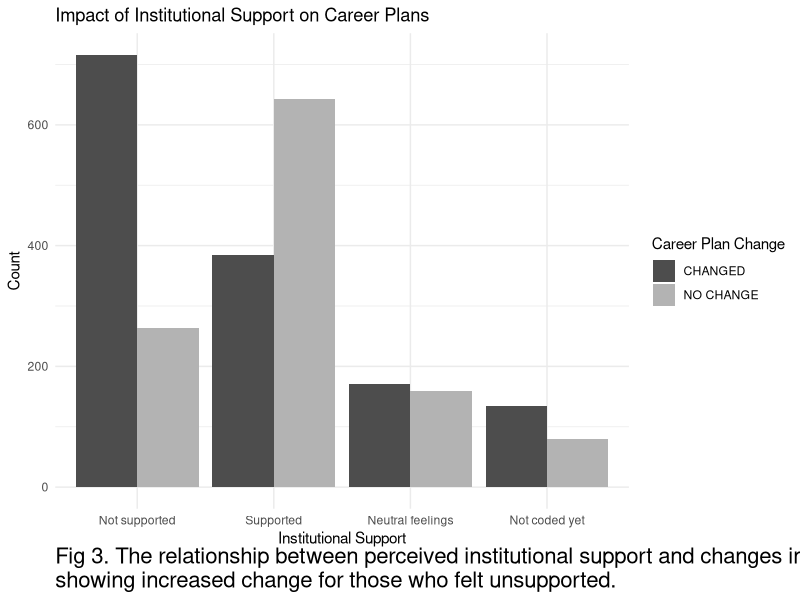
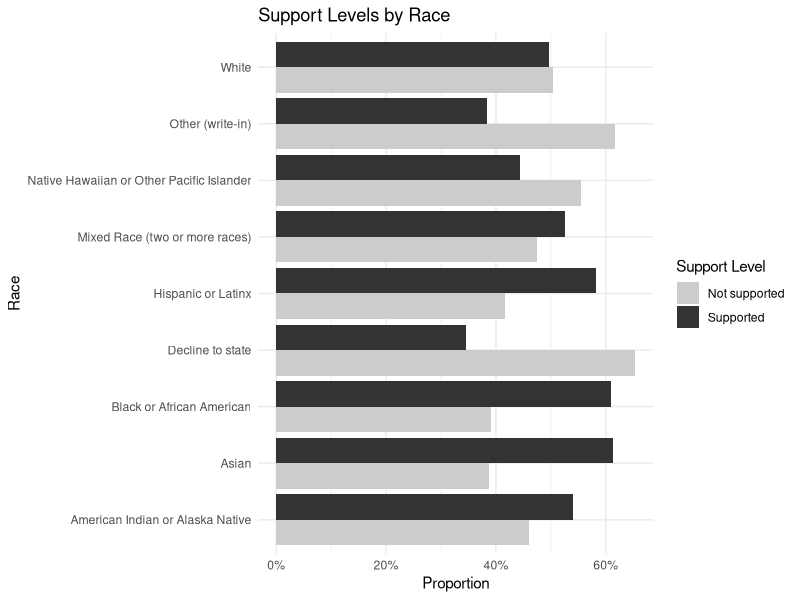
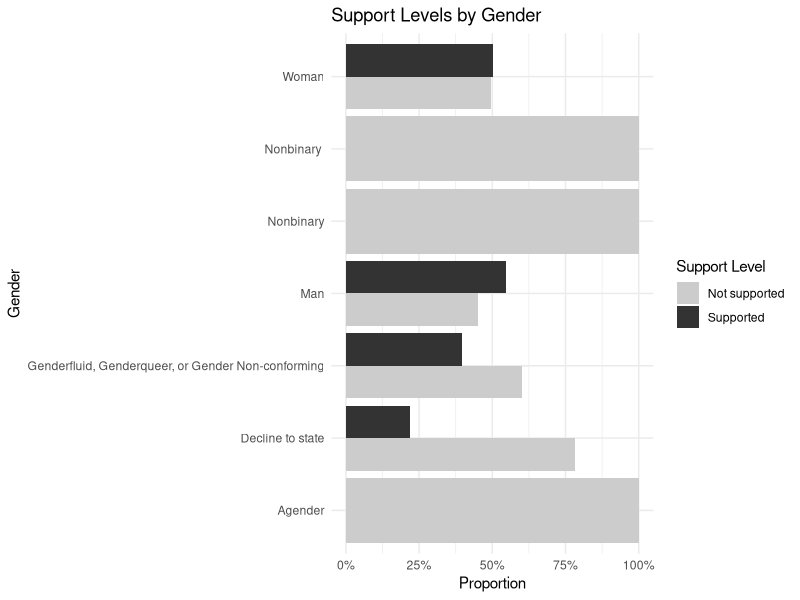
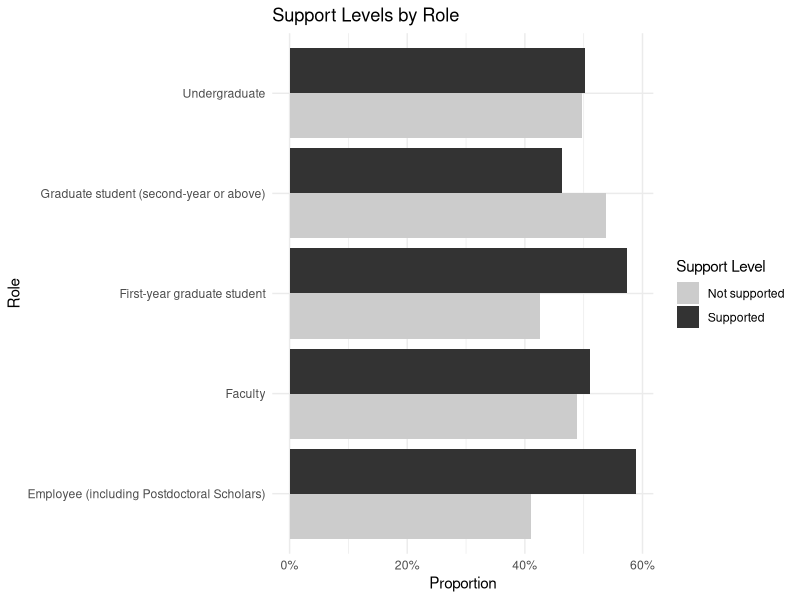
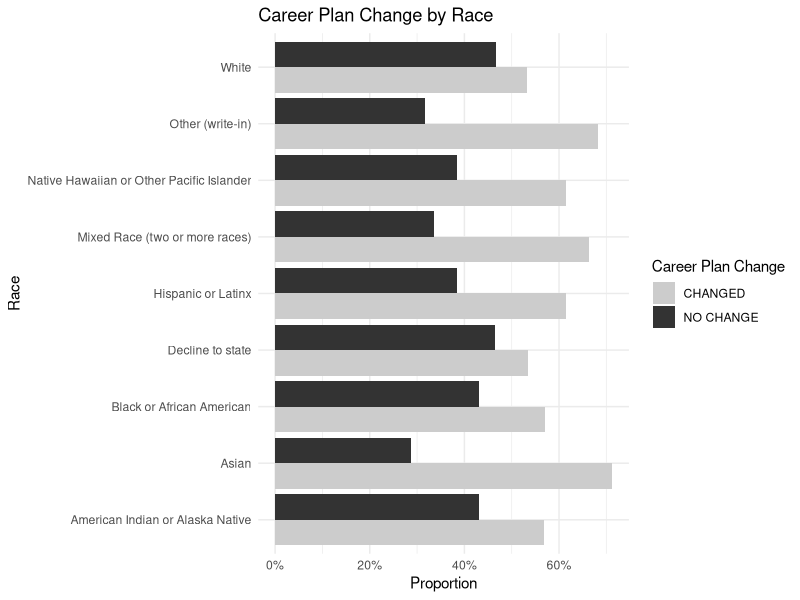
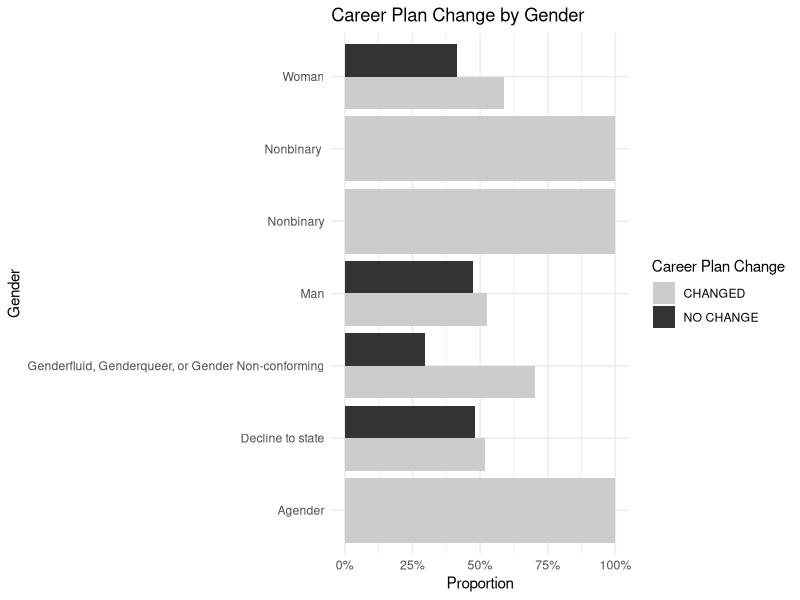
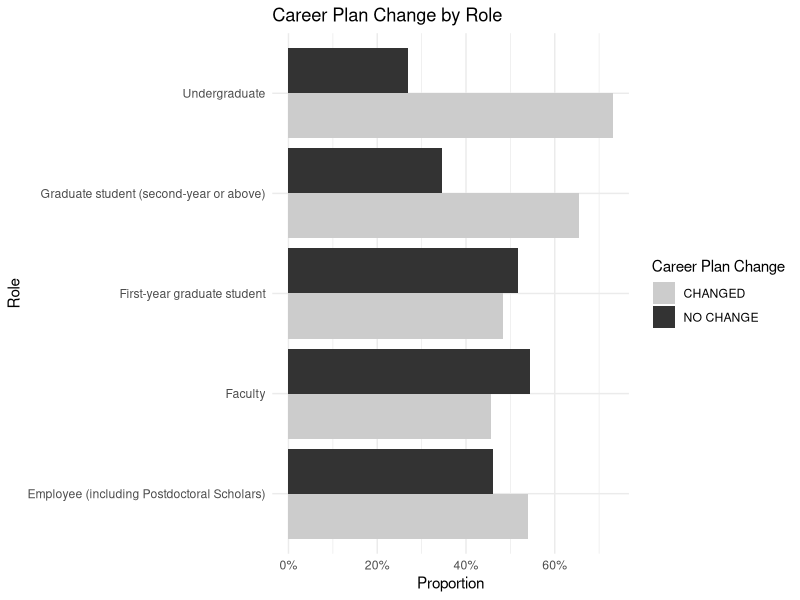
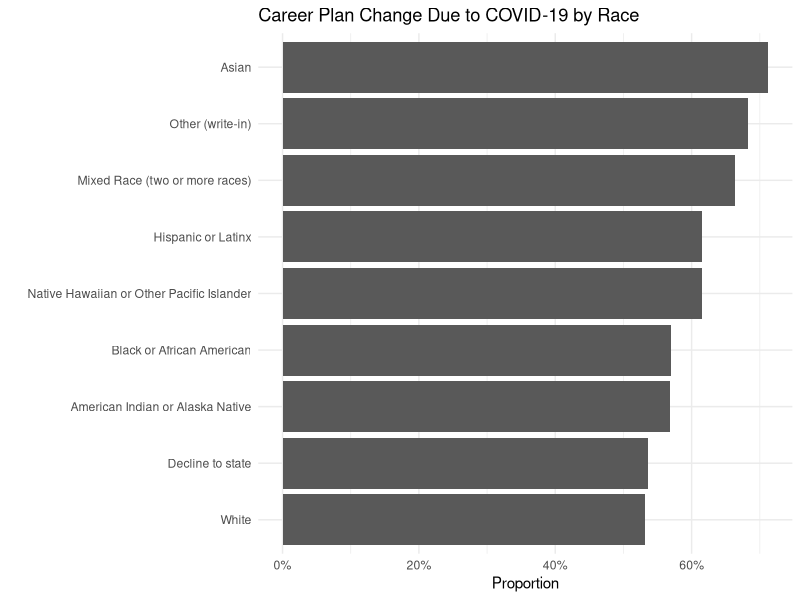

Write R code to recreate these figures, in order.
## ---- chunk 1
library(tidyverse)
data <- read.csv("data_all.csv", skip = 1)
## ---- chunk 2
df_supported <- data %>% 
  rename(Supported = Did.you.feel.supported.from.your.institution..department..team..etc...,
         Changed = How.has.COVID.19.changed.and.or.altered.your.academic.or.professional.plans...Some.examples..programs.you.will.apply.to..jobs.you.will.apply.to..interest.level.in.certain.career.paths.) %>% 
  select(Supported, Changed)

df_supported <- df_supported %>%
  mutate(Supported = case_when(
    Supported %in% c("Supported", "supported") ~ "Supported",
    Supported %in% c("Not supported", "Not Supported", "not supported") ~ "Not supported",
    Supported %in% c("Neutral feelings", "Neutral feellings", "neutral feelings") ~ "Neutral feelings",
    Supported == "" ~ "Not coded yet",
    TRUE ~ Supported
  ))


head(df_supported)
## ---- chunk 3
summarized_df <- df_supported %>%
  group_by(Supported, Changed) %>%
  summarise(Count = n()) %>%
  ungroup()

summarized_df <- summarized_df %>%
  arrange(desc(Count)) %>%
  mutate(Supported = factor(Supported, levels = unique(Supported)))

ggplot(summarized_df, aes(x = Supported, y = Count, fill = Changed)) +
  geom_bar(stat = "identity", position = "dodge") +
  labs(title = "Impact of Institutional Support on Career Plans",
       x = "Institutional Support",
       y = "Count",
       fill = "Career Plan Change",
       caption = "Fig 3. The relationship between perceived institutional support and changes in academic or professional plans due to COVID-19,\nshowing increased change for those who felt unsupported.") +
  scale_fill_manual(values = c("NO CHANGE" = "grey70", "CHANGED" = "grey30")) +
  theme_minimal() +
  theme(plot.caption = element_text(hjust = 0, margin = margin(t = 0, r = 0, b = 0, l = 0), size = 16))
## ---- chunk 4
df_supported <- data %>% 
  rename(Supported = Did.you.feel.supported.from.your.institution..department..team..etc...,
         Race = What.is.your.race.and.or.ethnicity..Check.all.that.apply....Selected.Choice,
         Gender = How.would.you.describe.yourself...Mark.one.answer....Selected.Choice
         ) %>% 
  select(Race, Gender, Role, Supported)

df_supported <- df_supported %>%
  mutate(Supported = case_when(
    Supported %in% c("Supported", "supported") ~ "Supported",
    Supported %in% c("Not supported", "Not Supported", "not supported") ~ "Not supported",
    Supported %in% c("Neutral feelings", "Neutral feellings", "neutral feelings") ~ "Neutral feelings",
    Supported == "" ~ "Not coded yet",
    TRUE ~ Supported
  ))

df_supported <- df_supported %>%
  filter(Supported %in% c("Supported", "Not supported"))
df_supported <- df_supported %>%
  separate_rows(Race, sep = ",\\s*")
## ---- chunk 5
df_race <- df_supported %>%
  group_by(Race, Supported) %>%
  summarise(count = n()) %>%
  mutate(proportion = count / sum(count))

ggplot(df_race, aes(x = Race, y = proportion, fill = Supported)) +
  geom_bar(stat = "identity", position = "dodge") +
  scale_y_continuous(labels = scales::percent_format()) +
  scale_fill_grey(start = 0.8, end = 0.2) +
  labs(title = "Support Levels by Race",
       x = "Race",
       y = "Proportion",
       fill = "Support Level") +
  theme_minimal() +
  coord_flip()

df_gender <- df_supported %>%
  group_by(Gender, Supported) %>%
  summarise(count = n()) %>%
  mutate(proportion = count / sum(count))

ggplot(df_gender, aes(x = Gender, y = proportion, fill = Supported)) +
  geom_bar(stat = "identity", position = "dodge") +
  scale_y_continuous(labels = scales::percent_format()) +
  scale_fill_grey(start = 0.8, end = 0.2) +
  labs(title = "Support Levels by Gender",
       x = "Gender",
       y = "Proportion",
       fill = "Support Level") +
  theme_minimal() +
  coord_flip()

df_role <- df_supported %>%
  group_by(Role, Supported) %>%
  summarise(count = n()) %>%
  mutate(proportion = count / sum(count))

ggplot(df_role, aes(x = Role, y = proportion, fill = Supported)) +
  geom_bar(stat = "identity", position = "dodge") +
  scale_y_continuous(labels = scales::percent_format()) +
  scale_fill_grey(start = 0.8, end = 0.2) +
  labs(title = "Support Levels by Role",
       x = "Role",
       y = "Proportion",
       fill = "Support Level") +
  theme_minimal() +
  coord_flip()
## ---- chunk 6
df_supported <- data %>% 
  rename(Changed = How.has.COVID.19.changed.and.or.altered.your.academic.or.professional.plans...Some.examples..programs.you.will.apply.to..jobs.you.will.apply.to..interest.level.in.certain.career.paths.,
         Race = What.is.your.race.and.or.ethnicity..Check.all.that.apply....Selected.Choice,
         Gender = How.would.you.describe.yourself...Mark.one.answer....Selected.Choice
         ) %>% 
  select(Race, Gender, Role, Changed)

df_supported <- df_supported %>%
  separate_rows(Race, sep = ",\\s*")
## ---- chunk 7
df_race <- df_supported %>%
  group_by(Race, Changed) %>%
  summarise(count = n()) %>%
  mutate(proportion = count / sum(count))

ggplot(df_race, aes(x = Race, y = proportion, fill = Changed)) +
  geom_bar(stat = "identity", position = "dodge") +
  scale_y_continuous(labels = scales::percent_format()) +
  scale_fill_grey(start = 0.8, end = 0.2) +
  labs(title = "Career Plan Change by Race",
       x = "Race",
       y = "Proportion",
       fill = "Career Plan Change") +
  theme_minimal() +
  coord_flip()

df_gender <- df_supported %>%
  group_by(Gender, Changed) %>%
  summarise(count = n()) %>%
  mutate(proportion = count / sum(count))

ggplot(df_gender, aes(x = Gender, y = proportion, fill = Changed)) +
  geom_bar(stat = "identity", position = "dodge") +
  scale_y_continuous(labels = scales::percent_format()) +
  scale_fill_grey(start = 0.8, end = 0.2) +
  labs(title = "Career Plan Change by Gender",
       x = "Gender",
       y = "Proportion",
       fill = "Career Plan Change") +
  theme_minimal() +
  coord_flip()

df_role <- df_supported %>%
  group_by(Role, Changed) %>%
  summarise(count = n()) %>%
  mutate(proportion = count / sum(count))

ggplot(df_role, aes(x = Role, y = proportion, fill = Changed)) +
  geom_bar(stat = "identity", position = "dodge") +
  scale_y_continuous(labels = scales::percent_format()) +
  scale_fill_grey(start = 0.8, end = 0.2) +
  labs(title = "Career Plan Change by Role",
       x = "Role",
       y = "Proportion",
       fill = "Career Plan Change") +
  theme_minimal() +
  coord_flip()
## ---- chunk 8
df_race <- df_supported %>%
  group_by(Race, Changed) %>%
  summarise(count = n()) %>%
  mutate(proportion = count / sum(count)) %>% 
  filter(Changed == "CHANGED")%>%
  arrange(-desc(proportion))

df_race$Race <- factor(df_race$Race, levels = df_race$Race)

ggplot(df_race, aes(x = Race, y = proportion)) +
  geom_bar(stat = "identity") +
  scale_y_continuous(labels = scales::percent_format()) +
  scale_fill_grey(start = 0.8, end = 0.2) +
  labs(title = "Career Plan Change Due to COVID-19 by Race",
       x = "",
       y = "Proportion") +
  theme_minimal() +
  coord_flip()


df_gender <- df_supported %>%
  group_by(Gender, Changed) %>%
  summarise(count = n()) %>%
  mutate(proportion = count / sum(count)) %>% 
  filter(Changed == "CHANGED")%>%
  arrange(-desc(proportion))

df_gender$Gender <- factor(df_gender$Gender, levels = df_gender$Gender)

ggplot(df_gender, aes(x = Gender, y = proportion)) +
  geom_bar(stat = "identity") +
  scale_y_continuous(labels = scales::percent_format()) +
  scale_fill_grey(start = 0.8, end = 0.2) +
  labs(title = "Career Plan Change Due to COVID-19 by Gender",
       x = "",
       y = "Proportion") +
  theme_minimal() +
  coord_flip()
